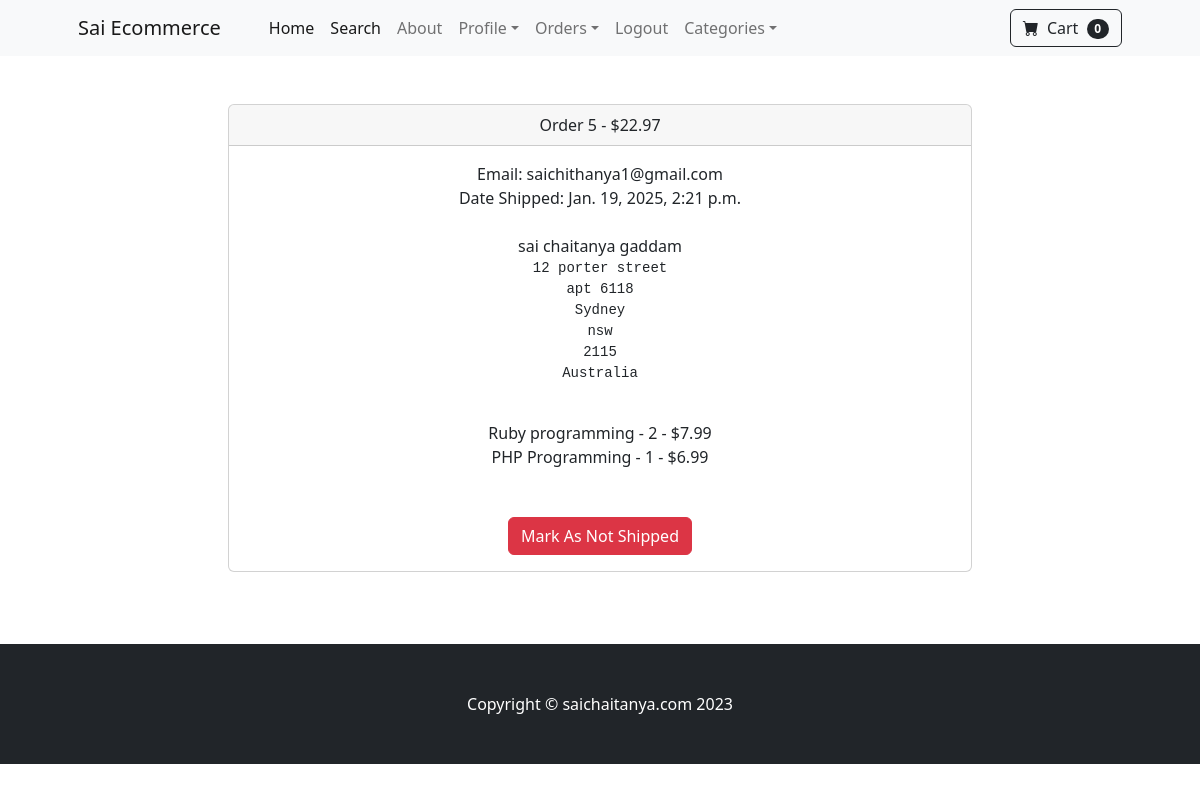
The app's page /payment/orders/5 (signed in) with its own data.
### payment/models.py (models this page shows, shortened)
class Order(models.Model):
	user = models.ForeignKey(User, on_delete=models.CASCADE, null=True, blank=True)
	full_name = models.CharField(max_length=250)
	email = models.EmailField(max_length=250)
	shipping_address = models.TextField(max_length=15000)
	amount_paid = models.DecimalField(max_digits=7, decimal_places=2)
	date_ordered = models.DateTimeField(auto_now_add=True)
	shipped = models.BooleanField(default=False)
	date_shipped = models.DateTimeField(blank=True, null=True)

class OrderItem(models.Model):
	order = models.ForeignKey(Order, on_delete=models.CASCADE, null=True)
	product = models.ForeignKey(Product, on_delete=models.CASCADE, null=True)
	user = models.ForeignKey(User, on_delete=models.CASCADE, null=True, blank=True)
	quantity = models.PositiveBigIntegerField(default=1)
	price = models.DecimalField(max_digits=7, decimal_places=2)

### store/models.py (models this page shows)
class Product(models.Model):
	name = models.CharField(max_length=100)
	price = models.DecimalField(default=0, decimal_places=2, max_digits=6)
	category = models.ForeignKey(Category, on_delete=models.CASCADE, default=1)
	description = models.CharField(max_length=250, default='', blank=True, null=True)
	image = models.ImageField(upload_to='uploads/product/')
	is_sale = models.BooleanField(default=False)
	sale_price = models.DecimalField(default=0, decimal_places=2, max_digits=6)
	def __str__(self):
		return self.name

### payment/views.py (the view, shortened to what this page needs)
# urls.py: path('orders/<int:pk>', views.orders, name='orders'),
def orders(request, pk):
    if request.user.is_authenticated and request.user.is_superuser:
        order = Order.objects.get(id=pk)
        items = OrderItem.objects.filter(order=pk)
        return render(request, 'payment/orders.html', {"order":order, "items":items})
    else:
           messages.success(request, "Access Denied")
           return redirect('home')

### cart/cart.py (called while the page is built)
	def __len__(self):
		return len(self.cart)

### cart/context_processors.py (called while the page is built)
def cart(request):
	return {'cart': Cart(request)}

### payment/templates/payment/orders.html (shortened to what this page needs)
{% extends 'base.html' %}
{% block content %}
        <div class="container">
        	<div class="row">
        		<center>
        			<div class="col-8">
        				<br/><br/>
<div class="card">
  <div class="card-header">
    Order {{ order.id}} - ${{order.amount_paid}}
  </div>
  <div class="card-body">
    Email: {{ order.email}}<br/>
    {% if order.date_shipped %}
      Date Shipped: {{ order.date_shipped}}
    {% else %}
     Date Ordered: {{ order.date_ordered}}
    {% endif %}
    <br/><br/>
    {{ order.full_name }}<br/>
    <pre>{{ order.shipping_address }}
    </pre>
    {% for item in items %}
      {{ item.product }} - {{ item.quantity }} - ${{ item.price }}<br/>
    {% endfor %}
    <br/><br/>
    {% if not order.shipped %}
    <form method="POST">
      {% csrf_token %}
      <input type="hidden" name="shipping_status" value="true">
      <button type="Submit" class="btn btn-success">Mark As Shipped</button>
    </form>
    {% else %}
    <form method="POST">
      <button type="Submit" class="btn btn-danger">Mark As Not Shipped</button>
    </form>
    {% endif %}
  </div>
</div>
<br/>
<br/><br/>
        			</div>
        		</center>
        	</div>
        </div>
{% endblock %}

### records on screen
Order: id "5", amount_paid "22.97", email "saichithanya1@gmail.com", date_shipped "Jan. 19, 2025, 2:21 p.m.", full_name "sai chaitanya gaddam", shipping_address "12 porter street apt 6118 Sydney nsw 2115 Australia"
OrderItem: product "Ruby programming", quantity "2", price "7.99"
OrderItem: product "PHP Programming", quantity "1", price "6.99"

### other values on screen
{{ cart|length }} "0"
